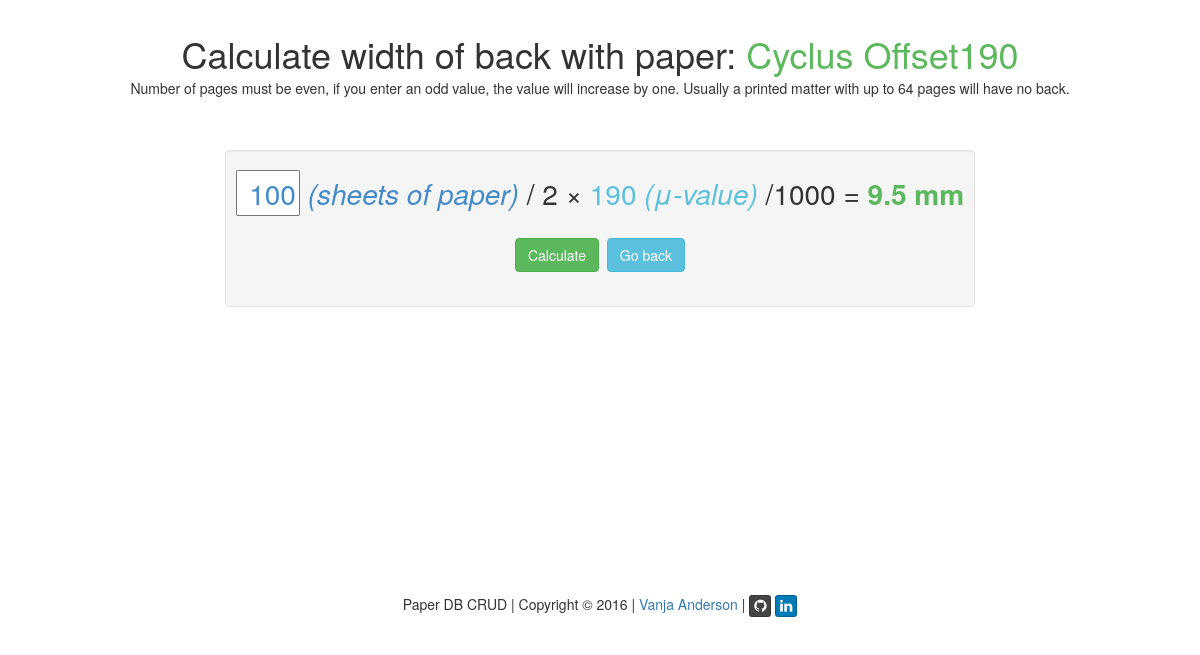
/?q=calculate_back&id=31, run on the app's committed database.
### tables this page shows
CREATE TABLE IF NOT EXISTS paper (
  id int(11) NOT NULL AUTO_INCREMENT,
  brand varchar(45) NOT NULL,
  type varchar(45) NOT NULL,
  color varchar(45) DEFAULT ' ',
  supplier varchar(45) NOT NULL,
  grammage int(4) NOT NULL,
  my int(4) NOT NULL,
  user char(8) NOT NULL,
  PRIMARY KEY (id),
   
  CONSTRAINT paper_brand_fk FOREIGN KEY (brand) REFERENCES brand(brand),
  CONSTRAINT paper_type_fk FOREIGN KEY (type) REFERENCES type(type),
  CONSTRAINT paper_color_fk FOREIGN KEY (color) REFERENCES color(color),
  CONSTRAINT paper_supplier_fk FOREIGN KEY (supplier) REFERENCES supplier(name),
  CONSTRAINT paper_user_fk FOREIGN KEY (user) REFERENCES user(name)
);

### index.php (called while the page is built, shortened)
<?php
require('script/functions.php');
$q = null;
$page = "";
if(isset($_GET['q'])) {
	$q = $_GET['q'];
}
switch($q) {
	case "calculate_back": {
		$page = 'content/calculate_back.php';
	} break;
}
include('inc/header.php');
include($page);
include('inc/footer.php');
?>

### script/functions.php (called while the page is built, shortened)
<?php
function output_from_database($sql, $attr) {
	$pdo = CDatabase::connect();
	$pdo->setAttribute(PDO::ATTR_ERRMODE, PDO::ERRMODE_EXCEPTION);
	$stmt = $pdo->prepare($sql);
	$stmt->execute(explode(", ",$attr));
	return $stmt->fetch(PDO::FETCH_ASSOC);
}
?>

### content/calculate_back.php (the view, shortened to what this page needs)
<?php
$id = null;
if ( !empty($_GET['id'])) {
	$id = $_REQUEST['id'];
}
if ( $id === null ) {
	header('Location:?q=start');
} else {
	$data = output_from_database('SELECT * FROM paper WHERE id = ?', "$id");
}
$pages = !empty($_POST['pages'])?$_POST['pages']:100;
$result = $pages/2*$data['my']/1000;
?>
		<div class="row">
			<h1 class="text-center empty-row-after"><?=CALCULATE_BACK_TITLE;?> <span class="success_green"><?=$data['brand'];?> <?=$data['type'];?><?=$data['my'];?></span></h1>
			<div class="start-row">
				<p class="text-center">Number of pages must be even, if you enter an odd value, the value will increase by one. Usually a printed matter with up to 64 pages will have no back.</p>
			</div>
		</div>
		<div id="calculate-well" class="well row">
			<form class="form-horizontal big text-center" action="#" method="post" role="form">
				<div class="form-group">
					<input class="primary_blue right-justified small-width" type="text" name="pages" placeholder="<?=NUMBER_PAGES;?>" value="<?=$pages;?>" /> <em class="primary_blue">(sheets of paper)</em> <span>/ 2 &times;</span>
					<span class="info_blue"><?=$data['my'];?> <em>(&#956;-value)</em></span> <span>/1000 = <strong class="success_green"><?=$result;?> mm</strong></span>
				</div>
				<div class="form-group">
					<input type="submit" class="btn btn-success" name="calculate" id="calculate" value="<?=CALCULATE;?>" />
					<a class="btn btn-info" role="button" href="<?=DOCUMENT_ROOT;?>"><?=BUTTON_BACK;?></a>
				</div>
			</form>
		</div>

### css/my.css (style rules this page uses)
.empty-row-after { padding-bottom: 24px; }
.big { font-size: 2em; }
.right-justified { text-align: right; }
.small-width { width: 64px; }
.start-row { margin-top: -30px; height: 22px; }
#calculate-well { margin: 50px auto 0px; max-width: 750px; }
.success_green { color: #5cb85c; }
.primary_blue { color: #428bca; }
.info_blue { color: #5bc0de; }

### data on the page
paper: brand "Cyclus", type "Offset", my "190", my "9.5"

### other printed values
CALCULATE_BACK_TITLE "Calculate width of back with paper:"
BUTTON_BACK "Go back"
WEB_PAGE_TITLE "Paper DB CRUD"
